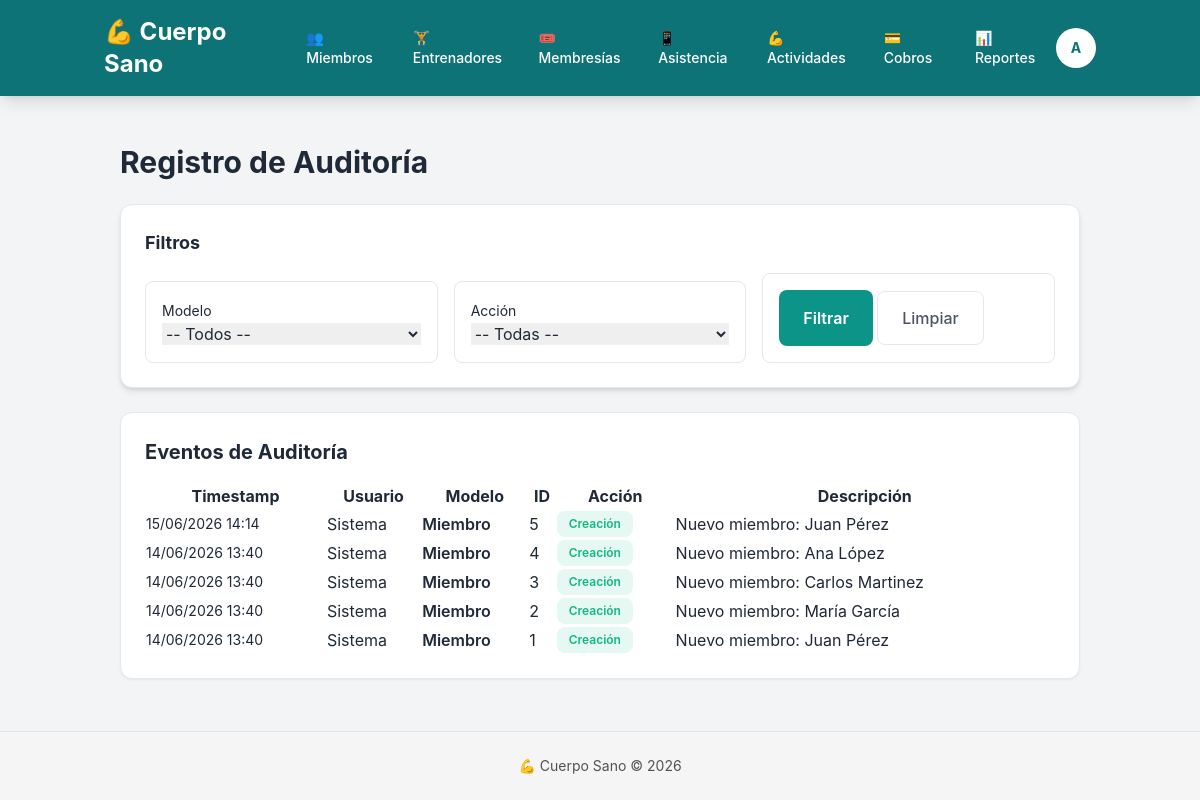
The page /historial/auditlog/ (signed in) on the database as committed earlier.
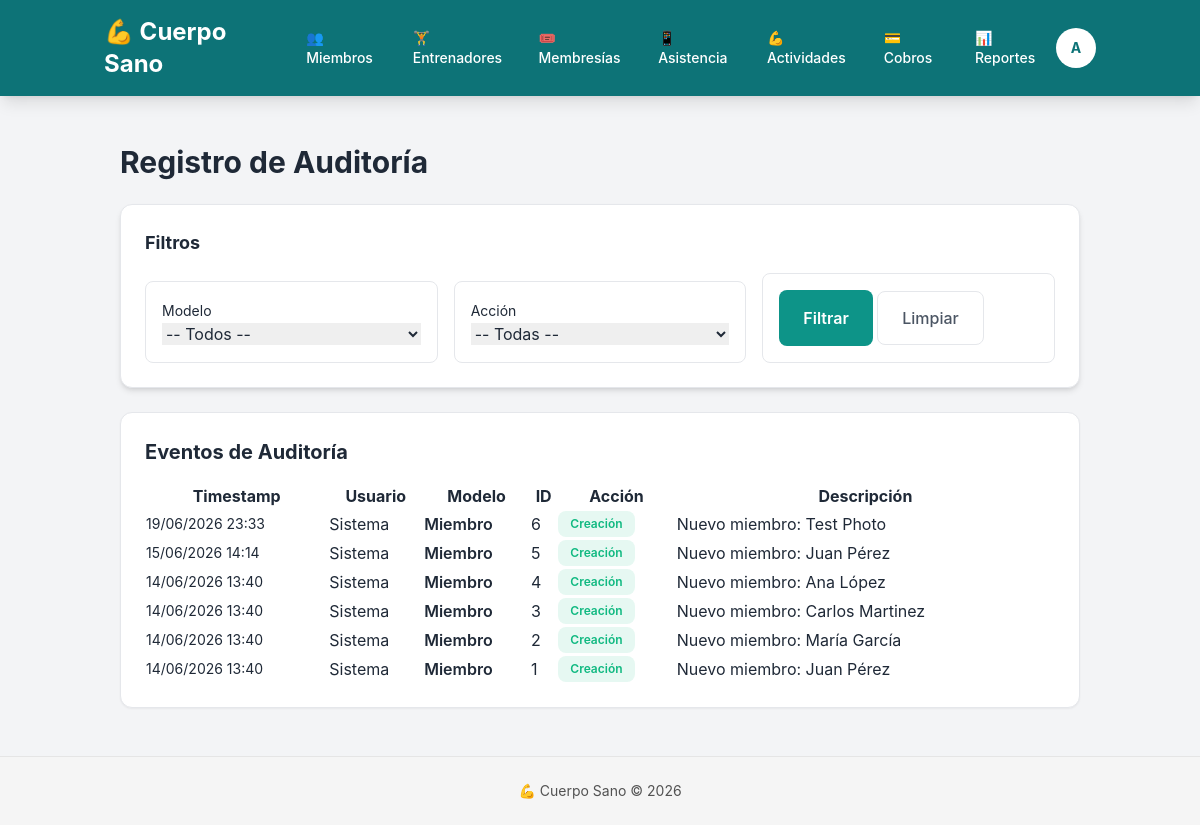
The same page on the database as committed later.
### historial/models.py (models this page shows, shortened)
class AuditLog(models.Model):
    ACCION_CHOICES = [
        ('CREATE', 'Creación'),
        ('UPDATE', 'Actualización'),
        ('DELETE', 'Eliminación'),
    ]
    modelo = models.CharField(max_length=50)  # Ej: 'Miembro', 'Cobro'
    id_objeto = models.IntegerField()  # ID del objeto auditado
    accion = models.CharField(max_length=10, choices=ACCION_CHOICES)
    usuario = models.ForeignKey(User, on_delete=models.SET_NULL, null=True, blank=True)
    timestamp = models.DateTimeField(auto_now_add=True)
    cambios = models.JSONField(default=dict, blank=True)  # {campo: {anterior: X, nuevo: Y}}
    descripcion = models.TextField(blank=True)
    class Meta:
        ordering = ['-timestamp']
        verbose_name_plural = 'Auditoría'
        indexes = [
            models.Index(fields=['modelo', 'id_objeto']),
            models.Index(fields=['-timestamp']),
            models.Index(fields=['usuario']),
        ]

### historial/views.py (the view)
# urls.py: path('auditlog/', views.lista_auditlog, name='auditlog'),
@login_required
def lista_auditlog(request):
    logs = AuditLog.objects.all().order_by('-timestamp')
    filtro_modelo = request.GET.get('modelo', '')
    filtro_accion = request.GET.get('accion', '')
    if filtro_modelo:
        logs = logs.filter(modelo=filtro_modelo)
    if filtro_accion:
        logs = logs.filter(accion=filtro_accion)
    modelos_unicos = AuditLog.objects.values_list('modelo', flat=True).distinct()
    return render(request, 'historial/auditlog.html', {
        'logs': logs,
        'modelos': modelos_unicos,
        'filtro_modelo': filtro_modelo,
        'filtro_accion': filtro_accion,
    })

### miembros/templatetags/custom_tags.py (called while the page is built)
@register.filter
def has_group(user, group_name):
    return user.groups.filter(name=group_name).exists()

### historial/templates/historial/auditlog.html (shortened to what this page needs)
{% extends "base.html" %}
{% block content %}
<div class="container mx-auto p-4">
    <h1 class="text-3xl font-bold mb-6">Registro de Auditoría</h1>
    <div class="card bg-base-100 shadow-md mb-6">
        <div class="card-body">
            <h2 class="card-title text-lg mb-4">Filtros</h2>
            <form method="get" class="grid grid-cols-1 md:grid-cols-3 gap-4 items-end">
                <div class="form-control">
                    <label class="label">
                        <span class="label-text text-sm">Modelo</span>
                    </label>
                    <select name="modelo" class="select select-bordered w-full">
                        <option value="">-- Todos --</option>
                    </select>
                </div>
                <div class="form-control">
                    <label class="label">
                        <span class="label-text text-sm">Acción</span>
                    </label>
                    <select name="accion" class="select select-bordered w-full">
                        <option value="">-- Todas --</option>
                    </select>
                </div>
                <div class="form-control md:flex-row gap-2 justify-end">
                    <button type="submit" class="btn btn-primary btn-sm">Filtrar</button>
                    <a href="{% url 'historial:auditlog' %}" class="btn btn-ghost btn-sm">Limpiar</a>
                </div>
            </form>
        </div>
    </div>
    <div class="card">
        <div class="card-body">
            <h2 class="card-title mb-4">Eventos de Auditoría</h2>
            {% if logs %}
                <div class="overflow-x-auto">
                    <table class="table table-zebra w-full">
                        <thead>
                            <tr>
                                <th>Timestamp</th>
                                <th>Usuario</th>
                                <th>Modelo</th>
                                <th>ID</th>
                                <th>Acción</th>
                                <th>Descripción</th>
                            </tr>
                        </thead>
                        <tbody>
                            {% for log in logs %}
                                <tr>
                                    <td class="text-sm">{{ log.timestamp|date:"d/m/Y H:i" }}</td>
                                    <td>{{ log.usuario|default:"Sistema" }}</td>
                                    <td class="font-semibold">{{ log.modelo }}</td>
                                    <td>
                                        {% if log.modelo == 'Miembro' %}
                                            <a href="{% url 'miembros:detalle' log.id_objeto %}" class="link link-primary">{{ log.id_objeto }}</a>
                                        {% elif log.modelo == 'Cobro' %}
                                            <a href="{% url 'cobros:detalle' log.id_objeto %}" class="link link-primary">{{ log.id_objeto }}</a>
                                        {% else %}
                                            {{ log.id_objeto }}
                                        {% endif %}
                                    </td>
                                    <td>
                                        {% if log.accion == 'CREATE' %}
                                            <span class="badge badge-success">{{ log.get_accion_display }}</span>
                                        {% elif log.accion == 'UPDATE' %}
                                            <span class="badge badge-info">{{ log.get_accion_display }}</span>
                                        {% else %}
                                            <span class="badge badge-danger">{{ log.get_accion_display }}</span>
                                        {% endif %}
                                    </td>
                                    <td>{{ log.descripcion }}</td>
                                </tr>
                            {% endfor %}
                        </tbody>
                    </table>
                </div>
            {% else %}
                <div class="alert alert-info">
                    <p>No hay eventos de auditoría para los filtros seleccionados.</p>
                </div>
            {% endif %}
        </div>
    </div>
</div>
{% endblock %}

### templates/base.html (shortened to what this page needs)
{% load custom_tags %}{% load static %}<!DOCTYPE html>
<html lang="es">
<head>
    <script src="https://cdn.tailwindcss.com"></script>
    <link rel="stylesheet" href="{% static 'css/design-system.css' %}">
</head>
<body>
    <div class="min-h-screen flex flex-col">
        {% if user.is_authenticated %}
        <nav class="bg-primary shadow-lg text-white">
            <div class="container mx-auto px-4 py-4 flex items-center justify-between">
                <div class="flex items-center gap-6">
                    <a href="/" class="text-2xl font-bold text-white hover:opacity-90 transition">
                        💪 Cuerpo Sano
                    </a>
                    {% if user.groups.all|length > 0 %}
                        <div class="hidden md:flex gap-2">
                            {% if user|has_group:"Admin" %}
                                <a href="{% url 'miembros:lista' %}" class="px-3 py-2 rounded-md text-sm hover:bg-primary-dark transition">👥 Miembros</a>
                                <a href="{% url 'entrenadores:lista' %}" class="px-3 py-2 rounded-md text-sm hover:bg-primary-dark transition">🏋️ Entrenadores</a>
                                <a href="{% url 'membresias:lista_tipos' %}" class="px-3 py-2 rounded-md text-sm hover:bg-primary-dark transition">🎟️ Membresías</a>
                                <a href="{% url 'asistencia:biometrico' %}" class="px-3 py-2 rounded-md text-sm hover:bg-primary-dark transition">📱 Asistencia</a>
                                <a href="{% url 'actividades:lista' %}" class="px-3 py-2 rounded-md text-sm hover:bg-primary-dark transition">💪 Actividades</a>
                                <a href="{% url 'cobros:lista' %}" class="px-3 py-2 rounded-md text-sm hover:bg-primary-dark transition">💳 Cobros</a>
                                <a href="{% url 'reportes:asistencias' %}" class="px-3 py-2 rounded-md text-sm hover:bg-primary-dark transition">📊 Reportes</a>
                            {% elif user|has_group:"Entrenador" %}
                                <a href="{% url 'entrenadores:asistencia' %}" class="px-3 py-2 rounded-md text-sm hover:bg-primary-dark transition">📋 Mi Asistencia</a>
                                <a href="{% url 'actividades:lista' %}" class="px-3 py-2 rounded-md text-sm hover:bg-primary-dark transition">🏋️ Actividades</a>
                            {% elif user|has_group:"Miembro" %}
                                <a href="{% url 'asistencia:mi_asistencia' %}" class="px-3 py-2 rounded-md text-sm hover:bg-primary-dark transition">📱 Mi Asistencia</a>
                                <a href="{% url 'actividades:lista' %}" class="px-3 py-2 rounded-md text-sm hover:bg-primary-dark transition">🏋️ Actividades</a>
                            {% endif %}
                        </div>
                    {% endif %}
                </div>
                <div class="flex items-center gap-4">
                    <div class="relative" data-dropdown-container>
                        <button id="dropdown-btn" class="w-10 h-10 rounded-full bg-white text-primary font-bold text-center text-sm hover:opacity-90 transition cursor-pointer">
                            {{ user.username|first|upper }}
                        </button>
                    </div>
                </div>
            </div>
        </nav>
        {% endif %}
        <main class="flex-1 container mx-auto px-4 py-8">
            {% block content %}{% endblock %}
        </main>
        <footer class="bg-neutral-100 text-center py-6 text-sm text-neutral-600 border-t border-neutral-200">
            <p>💪 Cuerpo Sano &copy; 2026</p>
        </footer>
    </div>
</body>
</html>

### static/css/design-system.css (style rules this page uses)
:root { --primary: #0D9488; --primary-dark: #0D7377; --primary-light: #14B8A6; --success: #10B981; --warning: #F59E0B; --danger: #EF4444; --info: #3B82F6; --dark: #1F2937; --dark-secondary: #4B5563; --light: #F3F4F6; --light-secondary: #E5E7EB; --gray: #9CA3AF; --spacing-xs: 0.25rem; --spacing-sm: 0.5rem; --spacing-md: 1rem; --spacing-lg: 1.5rem; --spacing-xl: 2rem; --spacing-2xl: 3rem; --radius-sm: 0.375rem; --radius-md: 0.5rem; --radius-lg: 0.75rem; --radius-xl: 1rem; --shadow-sm: 0 1px 2px 0 rgba(0, 0, 0, 0.05); --shadow-md: 0 4px 6px -1px rgba(0, 0, 0, 0.1); --shadow-lg: 0 10px 15px -3px rgba(0, 0, 0, 0.1); --shadow-xl: 0 20px 25px -5px rgba(0, 0, 0, 0.1); }
body { background-color: var(--light); color: var(--dark); font-family: -apple-system, BlinkMacSystemFont, 'Segoe UI', Roboto, 'Helvetica Neue', Arial, sans-serif; }
.btn-primary { background-color: var(--primary); color: white; padding: var(--spacing-md) var(--spacing-lg); border-radius: var(--radius-md); border: none; font-weight: 600; cursor: pointer; transition: background-color 0.2s ease; }
.btn-ghost { background-color: transparent; color: var(--dark-secondary); padding: var(--spacing-md) var(--spacing-lg); border-radius: var(--radius-md); border: 1px solid var(--light-secondary); font-weight: 500; cursor: pointer; transition: all 0.2s ease; }
.card { background-color: white; border: 1px solid #E5E7EB; border-radius: var(--radius-lg); padding: var(--spacing-lg); box-shadow: var(--shadow-sm); transition: box-shadow 0.2s ease; }
.card-title { font-size: 1.25rem; font-weight: 700; color: var(--dark); margin-bottom: var(--spacing-md); }
.card-body { padding: 0; }
.badge { display: inline-block; padding: 0.25rem 0.75rem; border-radius: var(--radius-md); font-size: 0.75rem; font-weight: 600; }
.badge-success { background-color: rgba(16, 185, 129, 0.1); color: var(--success); }
.form-control { width: 100%; padding: var(--spacing-md); border: 1px solid var(--light-secondary); border-radius: var(--radius-md); font-size: 1rem; transition: border-color 0.2s ease; }
.text-primary { color: var(--primary); }
.text-sm { font-size: 0.875rem; }
.text-lg { font-size: 1.125rem; }
.font-bold { font-weight: 700; }
.font-semibold { font-weight: 600; }
.shadow-lg { box-shadow: var(--shadow-lg); }

### templates/base.html (style rules this page uses)
nav { background-color: #0D7377 !important; box-shadow: 0 2px 8px rgba(0, 0, 0, 0.15); }
nav a, nav button { color: #ffffff !important; font-weight: 500; transition: all 0.2s ease; }
nav button { background-color: #ffffff !important; color: #0D7377 !important; }

Rows that differ between the two databases and show on the page:
added AuditLog: timestamp "19/06/2026 23:33", usuario "Sistema", modelo "Miembro", id_objeto "6", accion "Creación", descripcion "Nuevo miembro: Test Photo"
